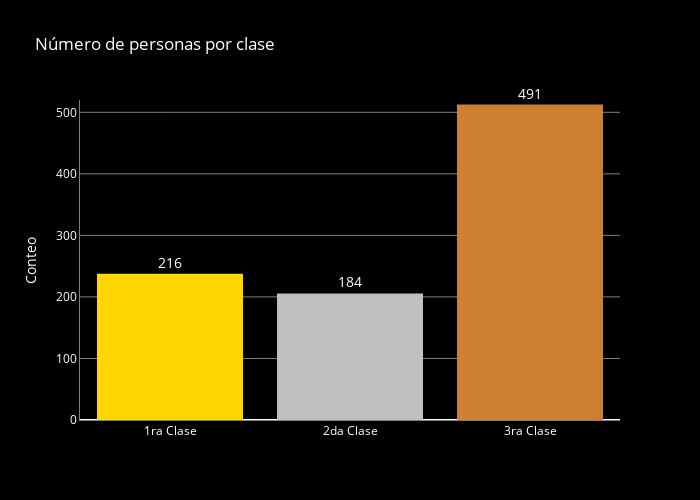

The notebook cell saved with this chart:
### Code cell
pclass_counts = df_clean[ "Pclass" ].value_counts().sort_index()

fig = go.Figure(data = [ go.Bar(
    x = pclass_counts.index,
    y = pclass_counts.values,
    text = pclass_counts.values,
    textposition = "outside",
    marker_color = [ "#FFD700", "#C0C0C0", "#CD7F32" ],
    marker_line_color = [ "#FFD700", "#C0C0C0", "#CD7F32" ],
    marker_line_width = 2
)])

fig.update_traces(
    textposition = "outside",
    textfont = dict(size = 14),
    cliponaxis = False,
    offsetgroup = 0
)

fig.update_traces(y = [ v + 20 for v in pclass_counts.values ])

fig.update_layout(
    title = "Número de personas por clase",
    xaxis_title = " ",
    yaxis_title = "Conteo",
    xaxis = dict(
        tickmode = "array",
        tickvals = [ 1, 2, 3 ],
        ticktext = [ "1ra Clase", "2da Clase", "3ra Clase" ],
        linecolor = "gray",
        gridcolor = "black"
    ),
    yaxis = dict(
        range = [ 0, 520 ],
        linecolor = "gray",
        gridcolor = "gray"
    ),
    bargap = 0.2,
    width = 700,
    height = 500,
    plot_bgcolor = "black",
    paper_bgcolor = "black",
    font = dict(color = "white"),
    title_font = dict(color = "white")
)

fig.show()

### Figure 1 — Plotly figure (JSON) as saved in the notebook; plotly's stock layout.template omitted (floating-point values rounded to 4 significant figures)
{"data": [{"cliponaxis": false, "marker": {"color": ["#FFD700", "#C0C0C0", "#CD7F32"], "line": {"color": ["#FFD700", "#C0C0C0", "#CD7F32"], "width": 2}}, "offsetgroup": "0", "text": [216, 184, 491], "textfont": {"size": 14}, "textposition": "outside", "type": "bar", "x": [1, 2, 3], "y": [236, 204, 511]}], "layout": {"bargap": 0.2, "font": {"color": "white"}, "height": 500, "paper_bgcolor": "black", "plot_bgcolor": "black", "title": {"font": {"color": "white"}, "text": "Número de personas por clase"}, "width": 700, "xaxis": {"gridcolor": "black", "linecolor": "gray", "tickmode": "array", "ticktext": ["1ra Clase", "2da Clase", "3ra Clase"], "tickvals": [1, 2, 3], "title": {"text": " "}}, "yaxis": {"gridcolor": "gray", "linecolor": "gray", "range": [0, 520], "title": {"text": "Conteo"}}}}
